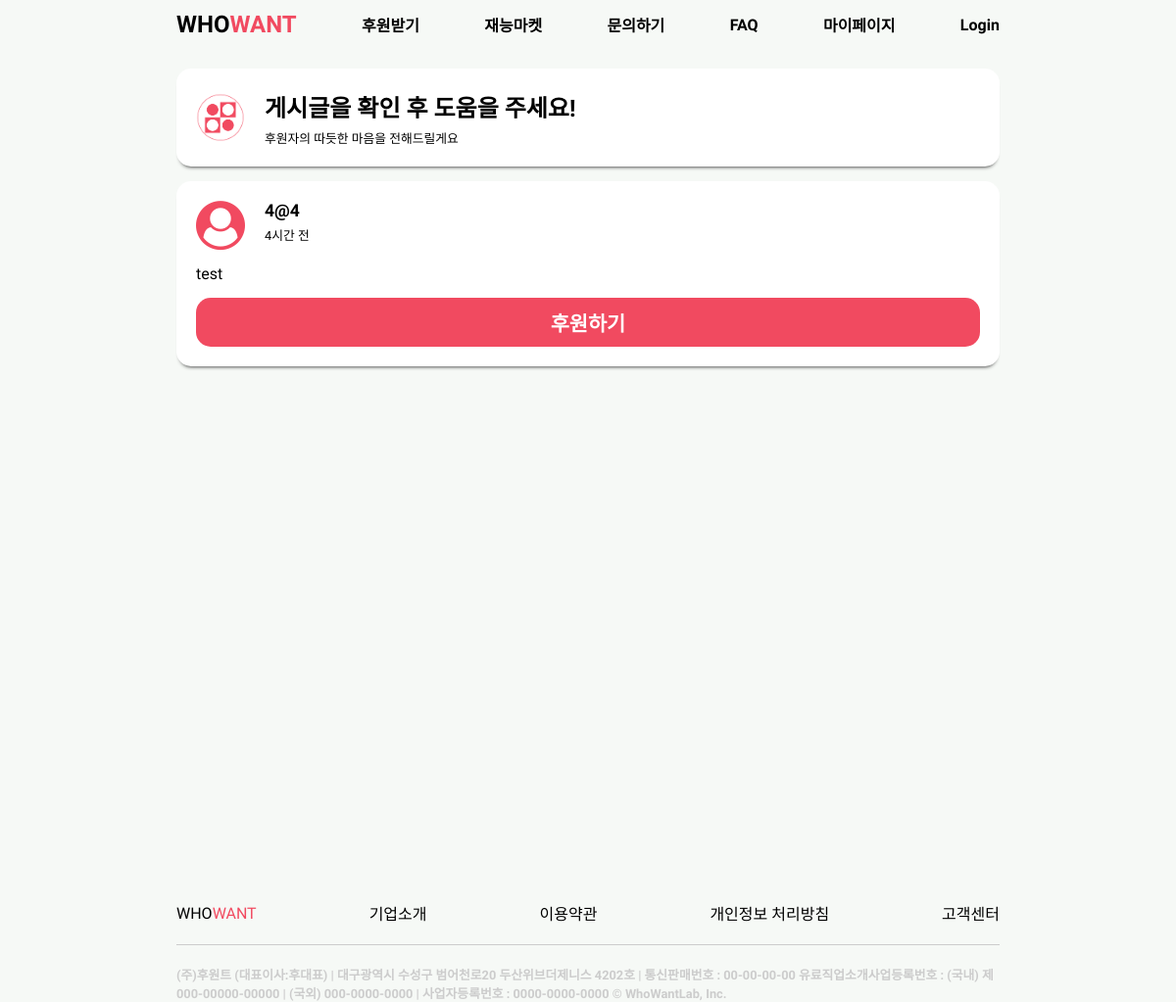
/listview/feed_Deatil/4, run on the app's committed database.
### list/models.py (models this page shows, shortened)
class Post(models.Model):
    title = models.CharField(max_length=100)
    writer = models.ForeignKey(CustomUser, on_delete=models.CASCADE, related_name='users')
    post_time = models.DateTimeField(auto_now_add=True)
    body = models.CharField(max_length=500)
    thumbnail = models.ImageField(verbose_name='썸네일', upload_to='thumbnail/')
    @property
    def created_string(self):
        time = datetime.now(tz=timezone.utc) - self.post_time
        if time < timedelta(minutes=1):
            return '방금 전'
        elif time < timedelta(hours=1):
            return str(int(time.seconds / 60)) + '분 전'
        elif time < timedelta(days= 1):
            return str(int(time.seconds / 3600)) + '시간 전'
        elif time < timedelta(days= 7):
            time = datetime.now(tz=timezone.utc).date() - self.post_time.date()
            return str(time.days) + '일 전'
        else:
            return False

### user_info/models.py (models this page shows)
class CustomUser(AbstractUser):
    username = None
    email = models.EmailField(_('email address'), unique=True)
    USERNAME_FIELD = 'email'
    REQUIRED_FIELDS = []
    objects = CustomUserManager()
    def __str__(self):
        return self.email

### list/views.py (the view)
# urls.py: path('feed_Deatil/<str:id>', views.feed_Detail, name='feed_Detail'),
def feed_Detail(request, id):
    post = Post.objects.get(id=id)
    return render(request, 'html/feedDetail.html', {'post':post})

### list/templates/html/feedDetail.html (shortened to what this page needs)
<!doctype html>
{% load static %}
<html lang="kor">
<head>
    <link rel="stylesheet" type="text/css" href="{% static 'feedDetail.css' %}">
    <link rel="stylesheet" href="https://maxcdn.bootstrapcdn.com/font-awesome/4.7.0/css/font-awesome.min.css">
</head>
<body>
<div class="header">
    <ul>
        <li><a href="{% url 'user_info:home' %}" class="logo">WHO<span>WANT</span></a></li>
        <li><a href="{% url 'list:helpWrite' %}" class="navItem">후원받기</a></li>
        <li><a href="{% url 'market:market_view' %}" class="navItem">재능마켓</a></li>
        <li><a href="{% url 'inquiry:CS' %}" class="navItem">문의하기</a></li>
        <li><a href="{% url 'inquiry:FAQ' %}" class="navItem">FAQ</a></li>
        <li><a href="{% url 'user_info:mypage' %}" class="navItem">마이페이지</a></li>
        {% if not user.is_authenticated %}
            <li><a href="{% url 'user_info:login_view' %} " class="navItem">Login</a></li>
        {% else %}
            <li><a href="{% url 'user_info:logout_view' %}" class="navItem">Logout</a></li>
        {% endif %}
    </ul>
</div>
<div class="contentBox">
    <div class="makeDonate">
        <img src="{% static 'img/logo.png' %}">
        <div class="verticalTextBox">
            <h2>게시글을 확인 후 도움을 주세요!</h2>
            <h3>후원자의 따듯한 마음을 전해드릴게요</h3>
        </div>
    </div>
    <div class="content">
        <div class="title">
            <i class="fa fa-user-circle" aria-hidden="true"></i>
            <div class="titleTextBox">
                <h2 class="userName">{{ post.writer }}</h2>
                <h3 class="time">
                    {% if post.created_string == False %}
                        {{ post.created|date:'m월 d일' }}
                    {% else %}
                        {{ post.created_string }}
                    {% endif %}
                </h3>
            </div>
        </div>
        <h2 class="contents">{{ post.body }}</h2>
            <div class="btnBox">
                <button type="button" class="donate">후원하기</button>
            </div>
    </div>
</div>
<div class="footer">
    <ul>
        <li><a href="#" class="logo">WHO<span>WANT</span></a></li>
        <li><a href="#" class="navItem">기업소개</a></li>
        <li><a href="#" class="navItem">이용약관</a></li>
        <li><a href="#" class="navItem">개인정보 처리방침</a></li>
        <li><a href="#" class="navItem">고객센터</a></li>
    </ul>
    <span class="line"></span>
    <h2>(주)후원트 (대표이사:후대표) | 대구광역시 수성구 범어천로20 두산위브더제니스 4202호 | 통신판매번호 : 00-00-00-00
        유료직업소개사업등록번호 : (국내) 제000-00000-00000 | (국외) 000-0000-0000 | 사업자등록번호 : 0000-0000-0000
        © WhoWantLab, Inc.</h2>
</div>
</body>
</html>

### static/feedDetail.css (style rules this page uses)
* { padding: 0; margin: 0; box-sizing: border-box; font-family: 'Nanum Gothic', sans-serif; }
body { display: flex; flex-direction: column; align-items: center; min-height: 100vh; width: 100vw; overflow-x: hidden; background: #f6f9f6; }
.header { width: 70vw; height: 50px; margin-bottom: 20px; }
.header ul { width: 100%; height: 100%; list-style: none; display: flex; justify-content: space-between; align-items: center; }
.header ul li a { text-decoration: none; color: black; }
.header .logo { font-size: 1.5em; font-weight: 800; }
.header ul li a span { color: #f14a60; }
.header .navItem { font-size: 1em; font-weight: 700; }
.contentBox { width: 70vw; min-height: 100vh; margin-bottom: 50px; }
.contentBox .makeDonate { width: 100%; height: 100px; display: flex; flex-direction: row; padding: 20px; background: white; border-radius: 15px; align-items: center; box-shadow: 0 4px 4px -4px black; margin-bottom: 15px; }
.contentBox .makeDonate img { width: 50px; height: 50px; margin: 0 20px 0 0; }
.contentBox .makeDonate .verticalTextBox { display: flex; flex-direction: column; }
.contentBox .makeDonate .verticalTextBox h2 { font-size: 1.5em; font-weight: 800; margin-bottom: 5px; }
.contentBox .makeDonate .verticalTextBox h3 { font-size: 0.8em; font-weight: 400; }
.contentBox .content { width: 100%; display: flex; flex-direction: column; padding: 20px; background: white; border-radius: 15px; box-shadow: 0 4px 4px -4px black; margin-bottom: 20px; }
.contentBox .content .title { display: flex; flex-direction: row; margin-bottom: 15px; }
.contentBox .content .title i { font-size: 50px; color: #f14a60; margin: 0 20px 0 0; }
.contentBox .content .titleTextBox { display: flex; flex-direction: column; }
.contentBox .content .titleTextBox .userName { font-size: 1.1em; font-weight: 700; margin-bottom: 5px; }
.contentBox .content .titleTextBox .time { font-size: .8em; font-weight: 400; }
.contentBox .content .contents { font-size: 1em; font-weight: 400; margin-bottom: 15px; }
.contentBox .content .btnBox { width: 100%; display: flex; justify-content: flex-end; }
.contentBox .content .btnBox { width: 100%; height: 50px; }
.contentBox .content .btnBox button { width: 100%; height: 50px; background: #f14a60; border-radius: 15px; border: none; color: white; font-size: 1.3em; font-weight: 800; }
.footer { width: 70vw; height: 100px; }
.footer .line { display: block; width: 100%; border-top: 1px solid #ccc; margin: 20px 0 20px 0; }
.footer ul { width: 100%; list-style: none; display: flex; justify-content: space-between; align-items: center; }
.footer ul li a { text-decoration: none; color: black; }
.footer .logo { font-size: 1em; font-weight: 400; }
.footer ul li a span { color: #f14a60; }
.footer .navItem { font-size: 1em; font-weight: 400; }
.footer h2 { color: #cccccc; font-size: 0.8em; font-width: 400; }

### data on the page
Post: writer "4@4", created_string "4시간 전", body "test"
